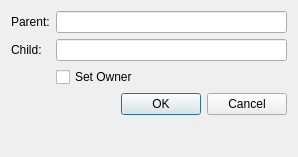
<?xml version="1.0" encoding="UTF-8"?>
<ui version="4.0">
 <class>RefDialog</class>
 <widget class="QDialog" name="RefDialog">
  <property name="geometry">
   <rect>
    <x>0</x>
    <y>0</y>
    <width>298</width>
    <height>157</height>
   </rect>
  </property>
  <property name="windowTitle">
   <string>Add Ref</string>
  </property>
  <layout class="QFormLayout" name="formLayout">
   <item row="0" column="0">
    <widget class="QLabel" name="label">
     <property name="text">
      <string>Parent:</string>
     </property>
    </widget>
   </item>
   <item row="2" column="0">
    <widget class="QLabel" name="label_2">
     <property name="text">
      <string>Child:</string>
     </property>
    </widget>
   </item>
   <item row="2" column="1">
    <widget class="QLineEdit" name="childBox"/>
   </item>
   <item row="4" column="1">
    <widget class="QCheckBox" name="useOwnerBox">
     <property name="text">
      <string>Set Owner</string>
     </property>
    </widget>
   </item>
   <item row="0" column="1">
    <widget class="QLineEdit" name="parentBox"/>
   </item>
   <item row="5" column="1">
    <widget class="QDialogButtonBox" name="buttonBox">
     <property name="orientation">
      <enum>Qt::Horizontal</enum>
     </property>
     <property name="standardButtons">
      <set>QDialogButtonBox::Cancel|QDialogButtonBox::Ok</set>
     </property>
    </widget>
   </item>
  </layout>
 </widget>
 <resources/>
 <connections>
  <connection>
   <sender>buttonBox</sender>
   <signal>accepted()</signal>
   <receiver>RefDialog</receiver>
   <slot>accept()</slot>
   <hints>
    <hint type="sourcelabel">
     <x>248</x>
     <y>254</y>
    </hint>
    <hint type="destinationlabel">
     <x>157</x>
     <y>274</y>
    </hint>
   </hints>
  </connection>
  <connection>
   <sender>buttonBox</sender>
   <signal>rejected()</signal>
   <receiver>RefDialog</receiver>
   <slot>reject()</slot>
   <hints>
    <hint type="sourcelabel">
     <x>316</x>
     <y>260</y>
    </hint>
    <hint type="destinationlabel">
     <x>286</x>
     <y>274</y>
    </hint>
   </hints>
  </connection>
 </connections>
</ui>
